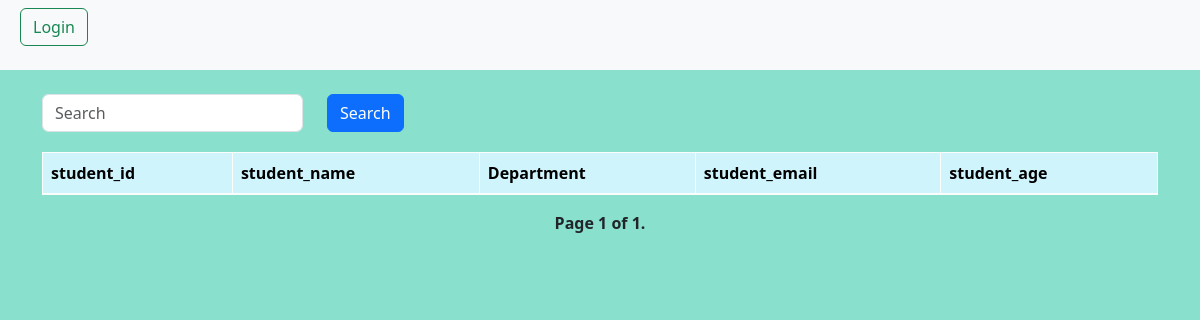
The page /students/?page=4 on the database as committed earlier.
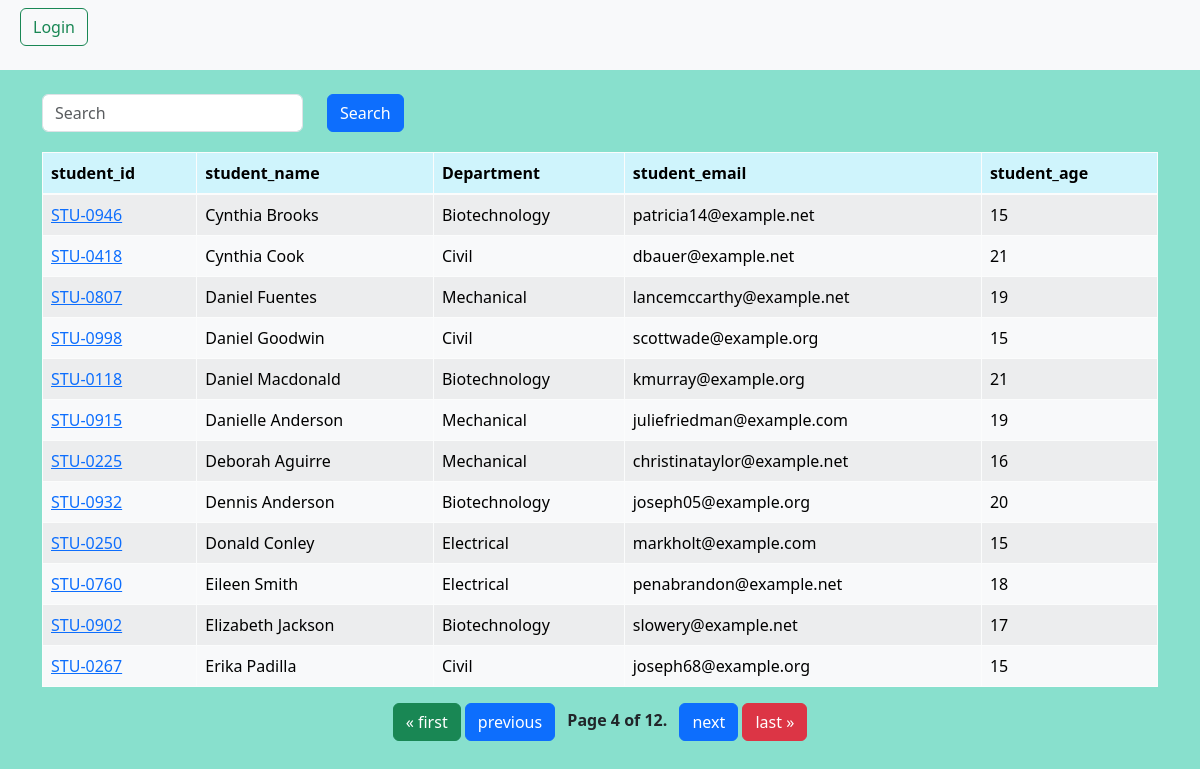
The same page on the database as committed later.
### vegi/models.py (models this page shows, shortened)
class Student(models.Model):
    department = models.ForeignKey(Department ,related_name= 'depart' , on_delete=models.CASCADE)
    student_id = models.OneToOneField( StudentID , related_name='studentid' , on_delete= models.CASCADE)
    student_name = models.CharField(max_length= 100)
    student_email = models.EmailField( unique= True)
    student_age = models.IntegerField( default=18)
    student_address = models.TextField()
    class Meta:
        ordering = ["student_name"]
        verbose_name = 'student'

class StudentID(models.Model):
    student_id = models.CharField(max_length= 100)
    def __str__(self) -> str:
        return f"{self.student_id} "

class Department(models.Model):
    department = models.CharField( max_length= 100)
    def __str__(self) -> str:
        return f" {self.department} "
    class Meta:
        ordering = ["department"]

### vegi/views.py (the view, shortened to what this page needs)
# urls.py: path('students/', get_students , name='get_students'),
def get_students(request):
    query_set = Student.objects.all()
    paginator = Paginator(query_set, 12)  # Show 25 contacts per page.
    page_number = request.GET.get("page" , 1)
    page_obj = paginator.get_page(page_number)
    context = { "page_obj" : page_obj }
    return render(request , 'report/students.html' , context )

### vegi/templates/report/students.html
{% extends "base.html" %}
{% block start %}
<div class="container my-4">
    <form class="text-center mx-auto mb-1">
        <div class="row">
            <div class="col-md-3">
                <input class="form-control" name="search" placeholder="Search">
            </div>
            <div class="col-md-1">
                <button class="btn btn-primary">Search</button>
            </div>
        </div>
    </form>
    <table class="table table-light table-striped">
        <thead class="table-info">
            <tr>
                <th scope="col">student_id</th>
                <th scope="col">student_name</th>
                <th scope="col">Department</th>
                <th scope="col">student_email</th>
                <th scope="col">student_age</th>
            </tr>
        </thead>
        <tbody class="table-group-divider">
            {% for stu in page_obj %}
            <tr>
                <td>    <a href="/marks/{{ stu.student_id }}">{{ stu.student_id }}</a>      </td>
                <td>{{ stu.student_name }}</td>
                <td>{{ stu.department }}</td>
                <td>{{ stu.student_email }}</td>
                <td>{{ stu.student_age }}</td>
            </tr>
            {% endfor %}
        </tbody>
    </table>
    <div class="pagination justify-content-center">
        <span class="step-links">
            {% if page_obj.has_previous %}
                <a href="?page=1" class="btn btn-success">&laquo; first</a>
                <a href="?page={{ page_obj.previous_page_number }}" class="btn btn-primary">previous</a>
            {% endif %}
            <span class="current mx-2 fw-bold">
                Page {{ page_obj.number }} of {{ page_obj.paginator.num_pages }}.
            </span>
            {% if page_obj.has_next %}
                <a href="?page={{ page_obj.next_page_number }}" class="btn btn-primary">next</a>
                <a href="?page={{ page_obj.paginator.num_pages }}" class="btn btn-danger">last &raquo;</a>
            {% endif %}
        </span>
    </div>
</div>
{% endblock %}

Rows that differ between the two databases and show on the page:
added Student: student_id "STU-0946", student_name "Cynthia Brooks", department "Biotechnology", student_email "patricia14@example.net", student_age "15"
added Student: student_id "STU-0418", student_name "Cynthia Cook", department "Civil", student_email "dbauer@example.net", student_age "21"
added Student: student_id "STU-0807", student_name "Daniel Fuentes", department "Mechanical", student_email "lancemccarthy@example.net", student_age "19"
added Student: student_id "STU-0998", student_name "Daniel Goodwin", department "Civil", student_email "scottwade@example.org", student_age "15"
added Student: student_id "STU-0118", student_name "Daniel Macdonald", department "Biotechnology", student_email "kmurray@example.org", student_age "21"
added Student: student_id "STU-0915", student_name "Danielle Anderson", department "Mechanical", student_email "juliefriedman@example.com", student_age "19"
added Student: student_id "STU-0225", student_name "Deborah Aguirre", department "Mechanical", student_email "christinataylor@example.net", student_age "16"
added Student: student_id "STU-0932", student_name "Dennis Anderson", department "Biotechnology", student_email "joseph05@example.org", student_age "20"
added Student: student_id "STU-0250", student_name "Donald Conley", department "Electrical", student_email "markholt@example.com", student_age "15"
added Student: student_id "STU-0760", student_name "Eileen Smith", department "Electrical", student_email "penabrandon@example.net", student_age "18"
added Student: student_id "STU-0902", student_name "Elizabeth Jackson", department "Biotechnology", student_email "slowery@example.net", student_age "17"
added Student: student_id "STU-0267", student_name "Erika Padilla", department "Civil", student_email "joseph68@example.org", student_age "15"
Other text that changed with them:
{{ page_obj.number }}: "1" → "4"
{{ page_obj.paginator.num_pages }}: "1" → "12"
text now shown: "« first previous next last »"
